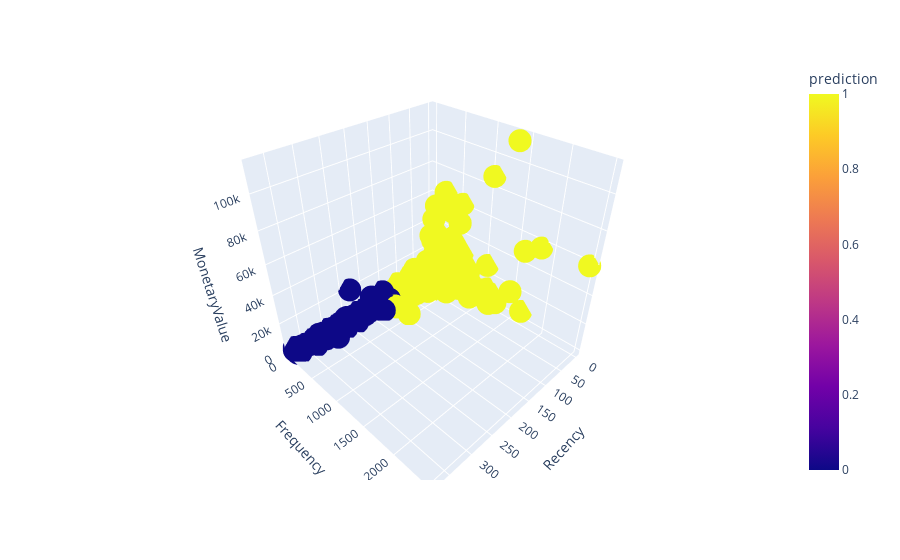
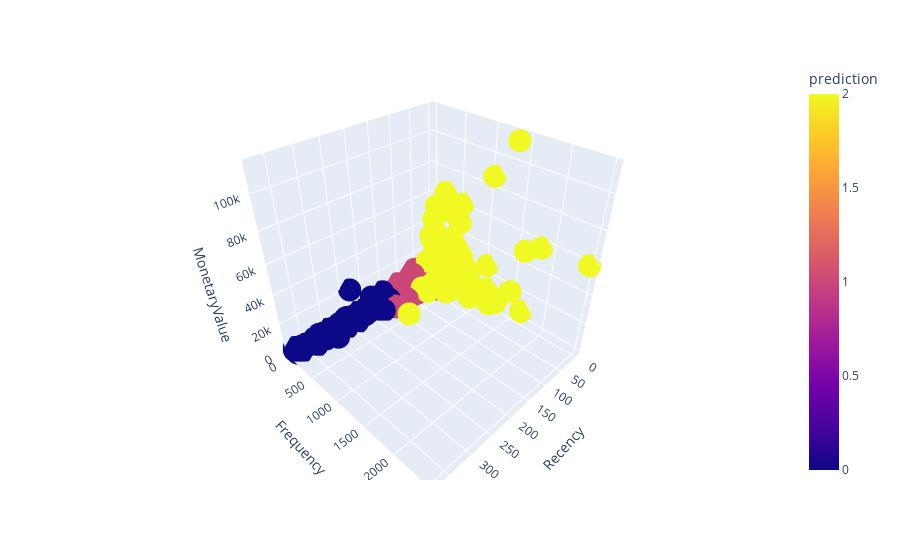
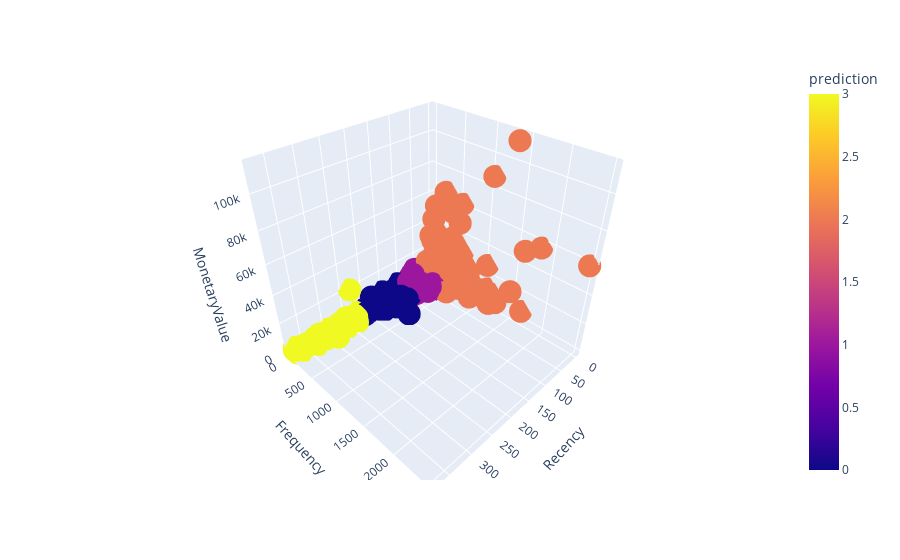
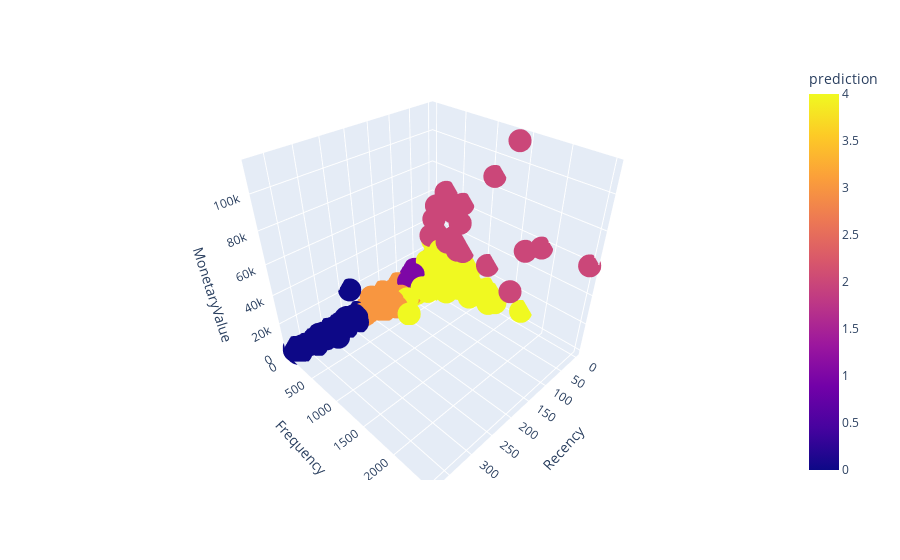

Notebook cell for these charts, in order:
### Code cell
#after removing ouliers
from pyspark.ml.clustering import KMeans
from pyspark.ml.evaluation import ClusteringEvaluator
import plotly.express as px
silhouette_score=[]
evaluator = ClusteringEvaluator(predictionCol='prediction', featuresCol='ScaledFeatures', \
                                metricName='silhouette', distanceMeasure='squaredEuclidean')
# we compute Silhouette Score for each K to find the optimal k that maximize Silhouette Score
for i in range(2,10):
    
    KMeans_algo=KMeans(featuresCol='ScaledFeatures', k=i,seed=42)
    
    KMeans_fit=KMeans_algo.fit(sparkDF)
    
    output=KMeans_fit.transform(sparkDF)
    score=evaluator.evaluate(output)
    
    silhouette_score.append(score)
    
    print("Silhouette Score:",score)
    #for poltting 3D
    df_scores = output.toPandas()
    fig = px.scatter_3d(df_scores, x='Recency', y='Frequency', z='MonetaryValue',
                  color='prediction')
    fig.show()

### Figure 1 — Plotly figure (JSON) as saved in the notebook; plotly's stock layout.template omitted (floating-point values rounded to 4 significant figures; data arrays with more than 128 entries replaced by an {"elided": "..."} marker saying what was removed)
{"data": [{"hovertemplate": "Recency=%{x}<br>Frequency=%{y}<br>MonetaryValue=%{z}<br>prediction=%{marker.color}<extra></extra>", "legendgroup": "", "marker": {"color": {"elided": "4321 int values"}, "coloraxis": "coloraxis", "symbol": "circle"}, "mode": "markers", "name": "", "scene": "scene", "showlegend": false, "type": "scatter3d", "x": {"elided": "4321 int values"}, "y": {"elided": "4321 int values"}, "z": {"elided": "4321 float values"}}], "layout": {"coloraxis": {"colorbar": {"title": {"text": "prediction"}}, "colorscale": [[0, "#0d0887"], [0.1111, "#46039f"], [0.2222, "#7201a8"], [0.3333, "#9c179e"], [0.4444, "#bd3786"], [0.5556, "#d8576b"], [0.6667, "#ed7953"], [0.7778, "#fb9f3a"], [0.8889, "#fdca26"], [1, "#f0f921"]]}, "legend": {"tracegroupgap": 0}, "margin": {"t": 60}, "scene": {"domain": {"x": [0, 1], "y": [0, 1]}, "xaxis": {"title": {"text": "Recency"}}, "yaxis": {"title": {"text": "Frequency"}}, "zaxis": {"title": {"text": "MonetaryValue"}}}}}

### Figure 2 — Plotly figure (JSON) as saved in the notebook; plotly's stock layout.template omitted (floating-point values rounded to 4 significant figures; data arrays with more than 128 entries replaced by an {"elided": "..."} marker saying what was removed)
{"data": [{"hovertemplate": "Recency=%{x}<br>Frequency=%{y}<br>MonetaryValue=%{z}<br>prediction=%{marker.color}<extra></extra>", "legendgroup": "", "marker": {"color": {"elided": "4321 int values"}, "coloraxis": "coloraxis", "symbol": "circle"}, "mode": "markers", "name": "", "scene": "scene", "showlegend": false, "type": "scatter3d", "x": {"elided": "4321 int values"}, "y": {"elided": "4321 int values"}, "z": {"elided": "4321 float values"}}], "layout": {"coloraxis": {"colorbar": {"title": {"text": "prediction"}}, "colorscale": [[0, "#0d0887"], [0.1111, "#46039f"], [0.2222, "#7201a8"], [0.3333, "#9c179e"], [0.4444, "#bd3786"], [0.5556, "#d8576b"], [0.6667, "#ed7953"], [0.7778, "#fb9f3a"], [0.8889, "#fdca26"], [1, "#f0f921"]]}, "legend": {"tracegroupgap": 0}, "margin": {"t": 60}, "scene": {"domain": {"x": [0, 1], "y": [0, 1]}, "xaxis": {"title": {"text": "Recency"}}, "yaxis": {"title": {"text": "Frequency"}}, "zaxis": {"title": {"text": "MonetaryValue"}}}}}

### Figure 3 — Plotly figure (JSON) as saved in the notebook; plotly's stock layout.template omitted (floating-point values rounded to 4 significant figures; data arrays with more than 128 entries replaced by an {"elided": "..."} marker saying what was removed)
{"data": [{"hovertemplate": "Recency=%{x}<br>Frequency=%{y}<br>MonetaryValue=%{z}<br>prediction=%{marker.color}<extra></extra>", "legendgroup": "", "marker": {"color": {"elided": "4321 int values"}, "coloraxis": "coloraxis", "symbol": "circle"}, "mode": "markers", "name": "", "scene": "scene", "showlegend": false, "type": "scatter3d", "x": {"elided": "4321 int values"}, "y": {"elided": "4321 int values"}, "z": {"elided": "4321 float values"}}], "layout": {"coloraxis": {"colorbar": {"title": {"text": "prediction"}}, "colorscale": [[0, "#0d0887"], [0.1111, "#46039f"], [0.2222, "#7201a8"], [0.3333, "#9c179e"], [0.4444, "#bd3786"], [0.5556, "#d8576b"], [0.6667, "#ed7953"], [0.7778, "#fb9f3a"], [0.8889, "#fdca26"], [1, "#f0f921"]]}, "legend": {"tracegroupgap": 0}, "margin": {"t": 60}, "scene": {"domain": {"x": [0, 1], "y": [0, 1]}, "xaxis": {"title": {"text": "Recency"}}, "yaxis": {"title": {"text": "Frequency"}}, "zaxis": {"title": {"text": "MonetaryValue"}}}}}

### Figure 4 — Plotly figure (JSON) as saved in the notebook; plotly's stock layout.template omitted (floating-point values rounded to 4 significant figures; data arrays with more than 128 entries replaced by an {"elided": "..."} marker saying what was removed)
{"data": [{"hovertemplate": "Recency=%{x}<br>Frequency=%{y}<br>MonetaryValue=%{z}<br>prediction=%{marker.color}<extra></extra>", "legendgroup": "", "marker": {"color": {"elided": "4321 int values"}, "coloraxis": "coloraxis", "symbol": "circle"}, "mode": "markers", "name": "", "scene": "scene", "showlegend": false, "type": "scatter3d", "x": {"elided": "4321 int values"}, "y": {"elided": "4321 int values"}, "z": {"elided": "4321 float values"}}], "layout": {"coloraxis": {"colorbar": {"title": {"text": "prediction"}}, "colorscale": [[0, "#0d0887"], [0.1111, "#46039f"], [0.2222, "#7201a8"], [0.3333, "#9c179e"], [0.4444, "#bd3786"], [0.5556, "#d8576b"], [0.6667, "#ed7953"], [0.7778, "#fb9f3a"], [0.8889, "#fdca26"], [1, "#f0f921"]]}, "legend": {"tracegroupgap": 0}, "margin": {"t": 60}, "scene": {"domain": {"x": [0, 1], "y": [0, 1]}, "xaxis": {"title": {"text": "Recency"}}, "yaxis": {"title": {"text": "Frequency"}}, "zaxis": {"title": {"text": "MonetaryValue"}}}}}
